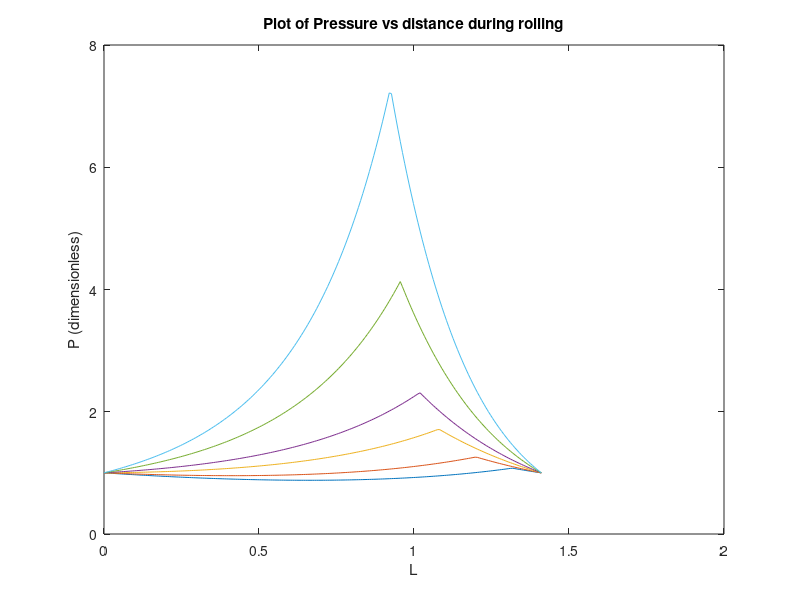

Here is the MATLAB script that generated this plot:
% ME361 rolling extra credit work (varying μ)
% all symbols have the same meaning as given in the notes
% here the only independent parameters are
% R, h0 and hf; everything else is decided based on their values
% setting independent parameters
R = 10;
h0 = 0.4;
hf = 0.2;

% setting dependent parameters
cosalpha = 1-((h0-hf)/(2*R));
alpha = acos(cosalpha);
phi = linspace(alpha,0,200);
H = 2*sqrt(R/hf)*atan(sqrt(R/hf)*phi);
H0 = H(1);
L = R*(sin(alpha)-sin(phi));
U = [ 0.075 0.1 0.15 0.2 0.3 0.4];

% calculating P (dimensionless) and plotting with respect to L
figure
for u = 1:length(U)
    p1 = ((hf + R*(phi.*phi))/h0).*exp(U(u)*(H0-H));
    p2 = ((hf + R*(phi.*phi))/hf).*exp(U(u)*H);
    P = [];
    for i = 1:length(phi)
        P = [P, min(p1(i), p2(i))];
    end
    plot(L,P);
    xlabel('L');
    ylabel('P (dimensionless)');
    title('Plot of Pressure vs distance during rolling');
    hold on
end

